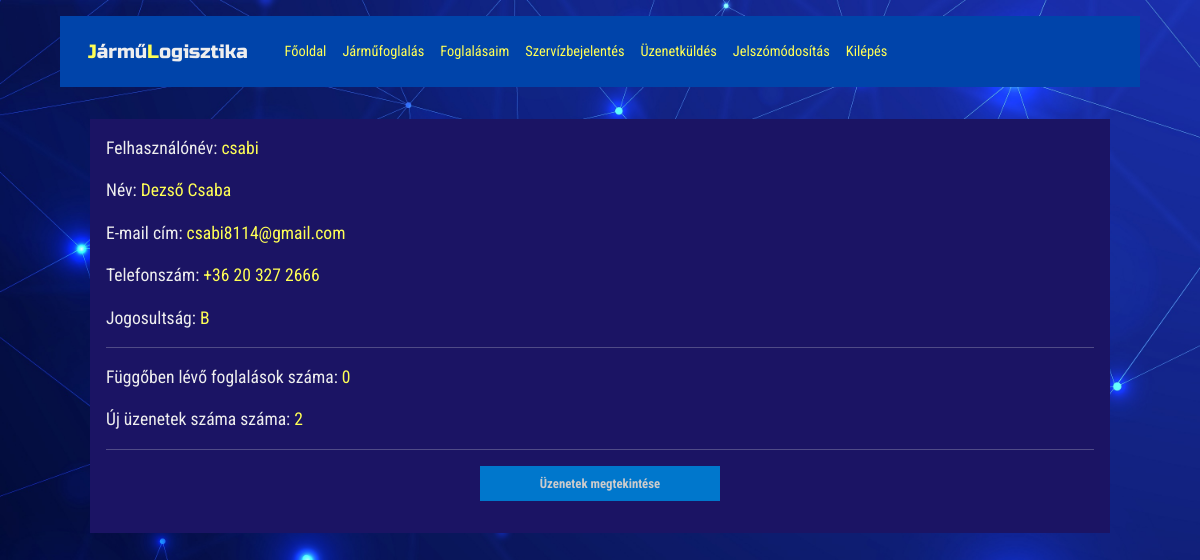
Page /home (signed in) on the committed database.
### tables this page shows
CREATE TABLE `users` (
  `userID` int(10) NOT NULL,
  `username` varchar(30) NOT NULL,
  `password` varchar(255) NOT NULL,
  `name` varchar(100) NOT NULL,
  `email` varchar(100) NOT NULL,
  `telnumber` varchar(30) NOT NULL,
  `licence` char(1) NOT NULL,
  `activeUser` tinyint(1) NOT NULL
);

### home.php (the view, shortened to what this page needs)
<?php
require './views/header.phtml';
require './connection.php';
require './views/menu.phtml';
$statement = $conn->prepare("SELECT * FROM users WHERE userID=?");
$statement->execute([$_SESSION['id']]);
$users = $statement->fetch(PDO::FETCH_ASSOC);
$statement_r = $conn->prepare("SELECT * FROM reservation INNER JOIN users ON users.userID = reservation.userID INNER JOIN cars ON cars.carID = reservation.carID INNER JOIN restype ON restype.restypeID = reservation.res_typeID WHERE reservation.userID = ? AND res_status = ? ORDER BY resID");
$statement_r->execute([$_SESSION['id'], 0]);
$r_count = $statement_r->rowCount();
$statement_m = $conn->prepare("SELECT * FROM messages WHERE userID = ? AND viewed = ?");
$statement_m->execute([$_SESSION['id'], 0]);
$n_count = $statement_m->rowCount();
?>
<div class="workContainer">
    <p class="regularChar">Felhasználónév: <span><?php echo $users["username"]; ?></span></p>
    <p class="regularChar">Név: <span><?php echo $users["name"]; ?></span></p>
    <p class="regularChar">E-mail cím: <span><?php echo $users["email"]; ?></span></p>
    <p class="regularChar">Telefonszám: <span><?php echo $users["telnumber"]; ?></span></p>
    <p class="regularChar">Jogosultság: <span><?php echo $users["licence"]; ?></span></p>
    <hr>
    <p class="regularChar">Függőben lévő foglalások száma: <span><?php echo $r_count; ?></span></p>
    <p class="regularChar">Új üzenetek száma száma: <span><?php echo $n_count; ?></span></p>
    <hr>
    <a href="messages" class="regularButton">Üzenetek megtekintése</a>
</div>
<?php require './views/footer.phtml'; ?>

### public/style.css (style rules this page uses)
:root { --bg-color: #1b1464; --bg-color2: #2818d3; --bg-menu-color: #04a; --bg-error-color: #f22; --bg-ok-color: #282; --bg-font-color: #dedede; --bg-input-color: #ff9; --bg-btn-color: #07c; --link-color: #ccc; --hover-link-color: #fff; --hover-btn-color: #04a; --char-color: #eee; --char-color2: #ff5; --char-dark-color: #222; }
* { margin: 0; padding: 0; box-sizing: border-box; text-decoration: none; list-style: none; transition: all .2s linear; }
body { background-image: url("/public/bckg.jpg"); background-size: cover; }
span { color: var(--char-color2); }
hr { color: var(--char-color); }
.regularChar { font-size: 1.1rem; color: var(--char-color); font-family: 'Roboto Condensed', sans-serif; }
.regularButton { display: block; margin: 1rem auto; text-align: center; background: var(--bg-btn-color); color: var(--link-color); padding: 0.5rem; width: 15rem; border: none; font-weight: bold; text-decoration: none; font-family: 'Roboto Condensed', sans-serif; }
.workContainer { width: 85%; padding: 1rem; margin: 2rem auto 1rem auto; background-color: var(--bg-color); }
@media screen and (max-width: 1200px) { body { font-size: 80%; } }

### rows in the picture
users: username "csabi", name "Dezső Csaba", email "csabi8114@gmail.com", telnumber "+36 20 327 2666", licence "B"

### other values in the picture
$r_count "0"
$n_count "2"
